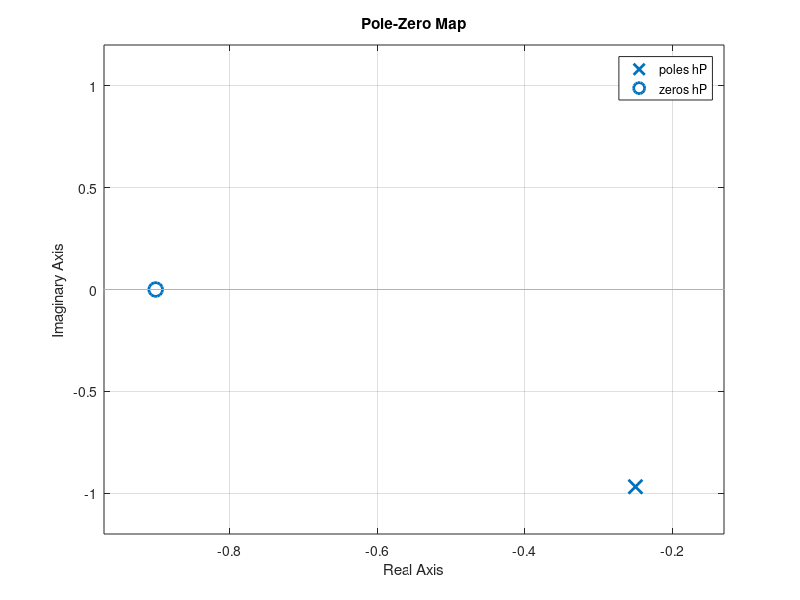
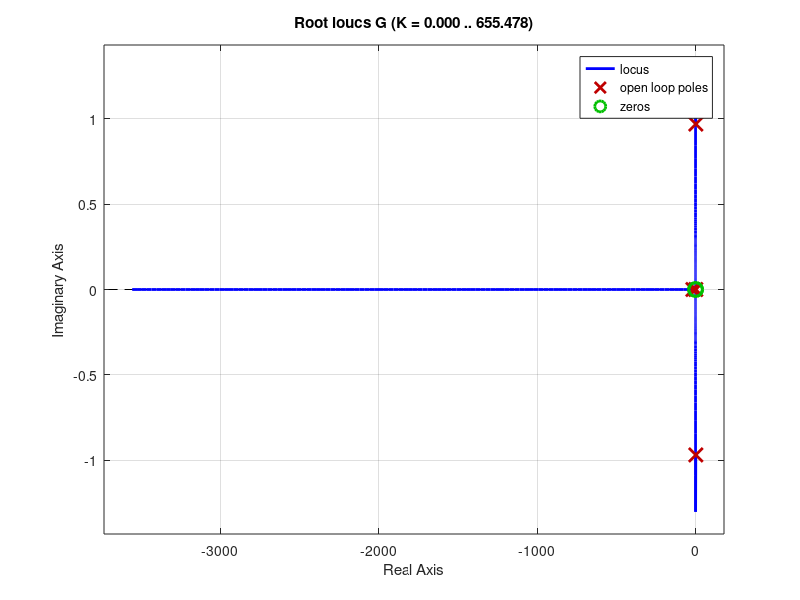
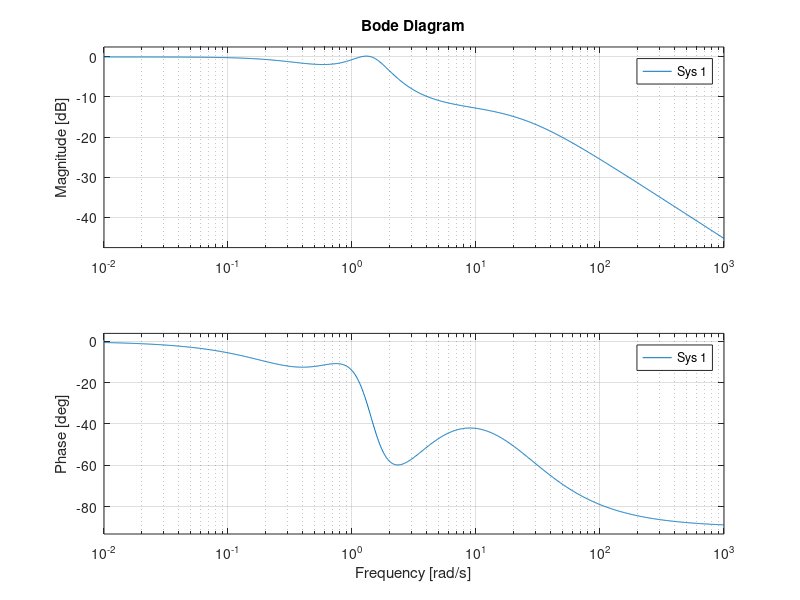

Reproduce these figures in MATLAB, in order.

close all


kP = 1.07685821962111
kI = 1.0858024492111
kD = 0.2358332669453


N = 18.3345971303554
tau = 1/N

hP  = tf([1 0.9],[1 0.5 1])
pzmap(hP)
grid on

hC= ((kP*tau+kD)/tau)*tf([1 (kI*tau+kP)/(kP*tau+kD) kI/(kP*tau+kD)],[1 1/tau 0])

G = hP*hC
% pzmap(H)

figure
rlocus(G)
grid on

figure
bode(G/(1+G))
grid on